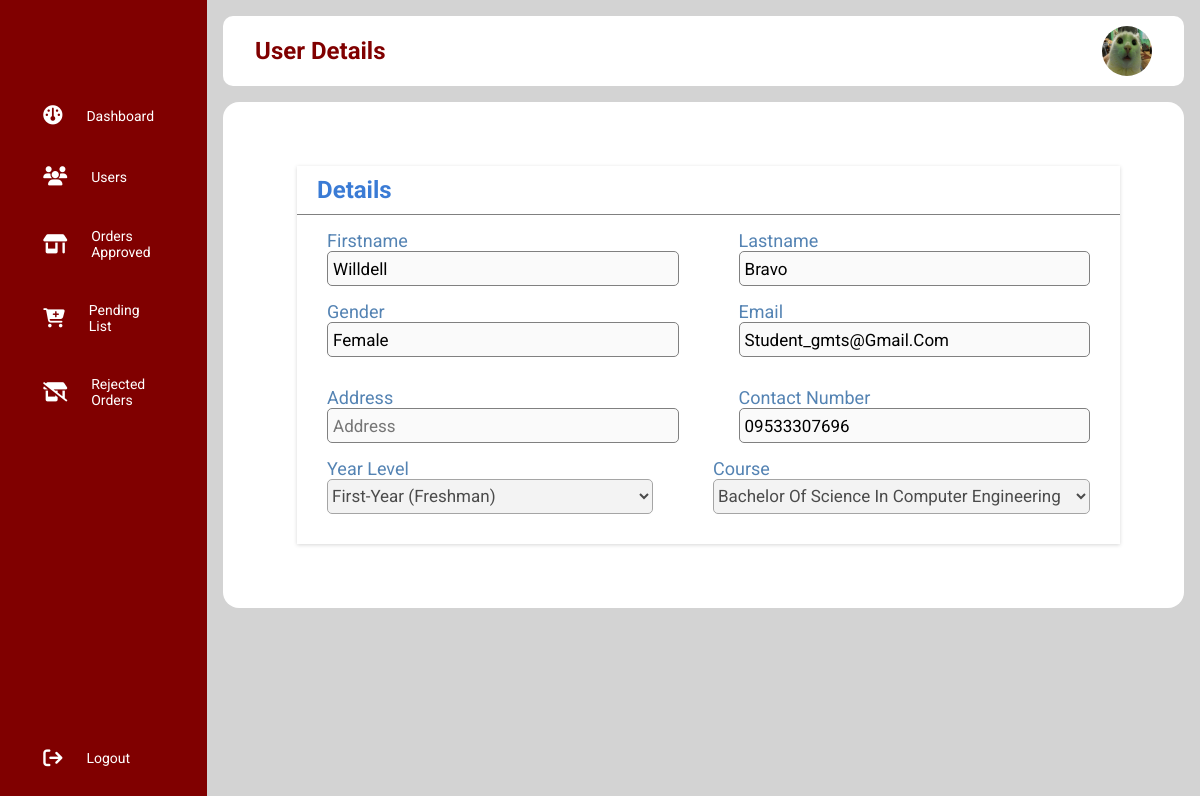
Page /admin/view_user.php?uid=1 on the committed database.
### tables this page shows
CREATE TABLE `users` (
  `id` int(11) NOT NULL,
  `student_id` varchar(25) NOT NULL,
  `firstname` varchar(50) NOT NULL,
  `lastname` varchar(25) NOT NULL,
  `gender` varchar(10) NOT NULL,
  `email_address` varchar(50) NOT NULL,
  `password` varchar(255) NOT NULL,
  `contact_no` varchar(12) NOT NULL,
  `address` varchar(255) NOT NULL,
  `course` varchar(255) NOT NULL,
  `academic_year` varchar(255) NOT NULL,
  `access_level` varchar(25) NOT NULL,
  `image_profile` varchar(255) NOT NULL,
  `profile_status` varchar(50) NOT NULL,
  `created` timestamp NOT NULL DEFAULT current_timestamp(),
  `modified` datetime NOT NULL DEFAULT current_timestamp()
);

### object/user.php (called while the page is built, shortened)
<?php
class User {
	private $conn;
	private $table_name = "users";
	public $id;
	public function __construct($db) {
		$this->conn = $db;
	}
	function readOne(){
		$query = "SELECT
					firstname,
					lastname,
					student_id,
					image_profile,
					gender,
					email_address,
					contact_no,
					address,
					course,
					academic_year
				FROM
					" . $this->table_name . "
				WHERE
					id = ?
				LIMIT 0,1";
		$stmt = $this->conn->prepare($query);
		$stmt->bindParam(1, $this->id);
		$stmt->execute();
		$row = $stmt->fetch(PDO::FETCH_ASSOC);
		$this->firstname = $row['firstname'];
		$this->lastname =  $row['lastname'];
		$this->gender =  $row['gender'];
		$this->email_address =  $row['email_address'];
		$this->contact_no =  $row['contact_no'];
		$this->address =  $row['address'];
		$this->course =  $row['course'];
		$this->academic_year = $row['academic_year'];
	}
}
?>

### object/academic_year.php (called while the page is built, shortened)
<?php
class Academic_year{
    private $conn;
    private $table_name = "academic_year";
    public function __construct($db){
        $this->conn = $db;
    }
    function read(){
        $query = "SELECT
                    id, academic_year
                FROM
                    " . $this->table_name . "
                ORDER BY
                    id";
        $stmt = $this->conn->prepare($query);
        $stmt->execute();
        return $stmt;
    }
}
?>

### object/course.php (called while the page is built, shortened)
<?php
class Course{
    private $conn;
    private $table_name = "courses";
    public function __construct($db){
        $this->conn = $db;
    }
    function read(){
        $query = "SELECT
                    id, name
                FROM
                    " . $this->table_name . "
                ORDER BY
                    name";
        $stmt = $this->conn->prepare($query);
        $stmt->execute();
        return $stmt;
    }
}
?>

### admin/view_user.php (the view, shortened to what this page needs)
<?php
$id = isset($_GET['uid']) ? $_GET['uid'] : die('Error: ID not Found');
include_once '../object/user.php';
include_once '../object/academic_year.php';
include_once '../object/course.php';
$database = new Database();
$db = $database->getConnection();
$user = new User($db);
$academic_year = new Academic_year($db);
$course = new Course($db);
$user->id = $id;
$user->readOne();
include_once 'sidebar.php';
include_once "layout_head.php";
?>
<div class="panel_container" id="profile-container">
    <div class="panel_wrapper">
        <form class="account" action="<?php echo htmlspecialchars($_SERVER["PHP_SELF"]); ?>" method="POST" enctype="multipart/form-data">
            <div class="account_header">
                <h1 class="account_title">Details</h1>
            </div>
            <div class="account_edit">
                <div class="input_container">
                    <label>Firstname</label>
                    <input type="text" name="firstname" placeholder="Firstname" value="<?php echo $user->firstname;?>" disabled>
                </div>
                <div class="input_container">
                    <label>Lastname</label>
                    <input type="text" name="lastname" placeholder="Lastname" value="<?php echo $user->lastname;?>"disabled>
                </div>
            </div>
            <div class="account_edit">
                <div class="input_container">
                <label>Gender</label>
                <input type="text" name="gender" placeholder="Email" value="<?php echo $user->gender;?>" required disabled>
                </div>
                <div class="input_container">
                    <label>Email</label>
                    <input type="text" name="email_address" placeholder="Email" value="<?php echo $user->email_address;?>" required disabled>
                </div>
            </div>
            <div class="account_edit">
                <div class="input_container">
                    <label>Address</label>
                    <input type="text" name="address" placeholder="Address" value="<?php echo $user->address;?>" disabled>
                </div>
                <div class="input_container">
                    <label>Contact Number</label>
                    <input type="text" name="contact_no" placeholder="XXX-XXX-XXXX" pattern="[0-9]{3}-[0-9]{3}-[0-9]{4}" value="<?php echo $user->contact_no;?>" disabled>
                </div>
            </div>
            <div class="account_edit">
                <div class="input_container">
                    <label>Year Level</label>
                    <?php
                        $stmt = $academic_year->read();
                        echo "<select name='academic_year' disabled>";
                        while ($row_academic = $stmt->fetch(PDO::FETCH_ASSOC)) {
                            $academic_id = $row_academic['id'];
                            $academic_year_name = $row_academic['academic_year'];
                            if ($user->academic_year==$academic_id) {
                                echo "<option value='$academic_id' selected>";
                            }else{
                                echo "<option value='$academic_id'>";
                            }
                            echo "$academic_year_name</option>";
                        }
                        echo "</select>";
                    ?>
                </div>
                <div class="input_container">
                    <label>Course</label>
                    <?php
                    $stmt = $course->read();
                    echo "<select name='course' disabled>";
                    while ($row_course = $stmt->fetch(PDO::FETCH_ASSOC)) {
                        $course_id = $row_course['id'];
                        $course_name = $row_course['name'];
                        if ($user->course==$course_id) {
                            echo "<option value='$course_id' selected>";
                        }else{
                            echo "<option value='$course_id'>";
                        }
                        echo "$course_name</option>";
                    }
                    echo "</select>";
                    ?>
                </div>
                </div>
        </form>
    </div>
</div>
<?php include_once 'layout_foot.php'; ?>

### libs/css/admin-style.css (style rules this page uses)
* { margin: 0; padding: 0; border: none; outline: none; box-sizing: border-box; font-family: Roboto; }
body { display: flex; }
.panel_container { background: white; padding: 2rem; border-radius: 10px; }
.panel_wrapper { display: flex; flex-wrap: wrap; gap: 1rem; }
.input_container { width: 100%; display: flex; flex-direction: column; margin: 0 30px;; }
.input_container label { color: #5483b3; font-size: 18px; }
.input_container input { height: 35px; border: 1.5px solid gray; border-radius: 5px; color: black; font-size: 17px; padding: 5px; }
.input_container select { height: 35px; border: 1.5px solid gray; border-radius: 5px; color: black; font-size: 17px; text-transform: capitalize; }
.account { flex: 2; width: 50%; margin-left: 10px; background-color: white; box-shadow: rgba(0, 0, 0, 0.16) 0px 1px 4px; height: auto; }
.account_header { display: flex; justify-content: space-between; align-items: center; padding: 10px; border-bottom: 1px solid gray; }
.account_title { font-size: 24px; color: #3a7bd5; font-weight: bold; margin-left: 10px; }
.account_edit { display: flex; justify-content: space-between; margin: 15px 0; }
.input_container input { height: 35px; border: 1.5px solid gray; border-radius: 5px; color: black; font-size: 17px; padding: 5px; text-transform: capitalize; }

### rows in the picture
users: firstname "willdell", lastname "bravo", gender "female", email_address "student_gmts@gmail.com", contact_no "09533307696"

### other values in the picture
$page_title "User Details"
form field academic_year "First-year (Freshman)"
form field course "Bachelor of Science in Computer Engineering"
